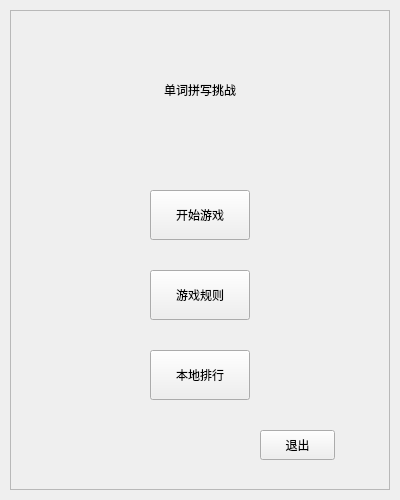
<?xml version="1.0" encoding="UTF-8"?>
<ui version="4.0">
 <class>game</class>
 <widget class="QWidget" name="game">
  <property name="geometry">
   <rect>
    <x>0</x>
    <y>0</y>
    <width>400</width>
    <height>500</height>
   </rect>
  </property>
  <property name="windowTitle">
   <string>Form</string>
  </property>
  <widget class="QStackedWidget" name="stackedWidget">
   <property name="geometry">
    <rect>
     <x>10</x>
     <y>10</y>
     <width>380</width>
     <height>480</height>
    </rect>
   </property>
   <property name="currentIndex">
    <number>0</number>
   </property>
   <widget class="QWidget" name="game_start_page">
    <widget class="AcrylicFrame" name="frame">
     <property name="geometry">
      <rect>
       <x>0</x>
       <y>0</y>
       <width>380</width>
       <height>480</height>
      </rect>
     </property>
     <property name="frameShape">
      <enum>QFrame::StyledPanel</enum>
     </property>
     <property name="frameShadow">
      <enum>QFrame::Raised</enum>
     </property>
     <widget class="QLabel" name="game_main_label">
      <property name="geometry">
       <rect>
        <x>60</x>
        <y>40</y>
        <width>260</width>
        <height>80</height>
       </rect>
      </property>
      <property name="text">
       <string>单词拼写挑战</string>
      </property>
      <property name="alignment">
       <set>Qt::AlignCenter</set>
      </property>
     </widget>
     <widget class="QPushButton" name="game_rule_btn">
      <property name="geometry">
       <rect>
        <x>140</x>
        <y>260</y>
        <width>100</width>
        <height>50</height>
       </rect>
      </property>
      <property name="text">
       <string>游戏规则</string>
      </property>
     </widget>
     <widget class="QPushButton" name="game_rank_btn">
      <property name="geometry">
       <rect>
        <x>140</x>
        <y>340</y>
        <width>100</width>
        <height>50</height>
       </rect>
      </property>
      <property name="text">
       <string>本地排行</string>
      </property>
     </widget>
     <widget class="QStackedWidget" name="stackedWidget_start">
      <property name="geometry">
       <rect>
        <x>90</x>
        <y>160</y>
        <width>200</width>
        <height>80</height>
       </rect>
      </property>
      <property name="currentIndex">
       <number>0</number>
      </property>
      <widget class="QWidget" name="page_5">
       <widget class="QPushButton" name="game_start_btn">
        <property name="geometry">
         <rect>
          <x>50</x>
          <y>20</y>
          <width>100</width>
          <height>50</height>
         </rect>
        </property>
        <property name="text">
         <string>开始游戏</string>
        </property>
       </widget>
      </widget>
      <widget class="QWidget" name="page_6">
       <widget class="QLineEdit" name="game_name_lineedit">
        <property name="geometry">
         <rect>
          <x>10</x>
          <y>10</y>
          <width>181</width>
          <height>61</height>
         </rect>
        </property>
        <property name="placeholderText">
         <string>敢问尊姓大名</string>
        </property>
       </widget>
      </widget>
     </widget>
     <widget class="QPushButton" name="game_exi_btn">
      <property name="geometry">
       <rect>
        <x>250</x>
        <y>420</y>
        <width>75</width>
        <height>30</height>
       </rect>
      </property>
      <property name="text">
       <string>退出</string>
      </property>
     </widget>
     <zorder>stackedWidget_start</zorder>
     <zorder>game_main_label</zorder>
     <zorder>game_rule_btn</zorder>
     <zorder>game_rank_btn</zorder>
     <zorder>game_exi_btn</zorder>
    </widget>
   </widget>
   <widget class="QWidget" name="game_rule_page">
    <widget class="AcrylicFrame" name="frame_2">
     <property name="geometry">
      <rect>
       <x>0</x>
       <y>0</y>
       <width>380</width>
       <height>480</height>
      </rect>
     </property>
     <property name="frameShape">
      <enum>QFrame::StyledPanel</enum>
     </property>
     <property name="frameShadow">
      <enum>QFrame::Raised</enum>
     </property>
     <widget class="QPushButton" name="game_rule_ret_btn">
      <property name="geometry">
       <rect>
        <x>210</x>
        <y>410</y>
        <width>100</width>
        <height>30</height>
       </rect>
      </property>
      <property name="text">
       <string>返回</string>
      </property>
     </widget>
     <widget class="QLabel" name="game_rule_label">
      <property name="geometry">
       <rect>
        <x>60</x>
        <y>40</y>
        <width>250</width>
        <height>320</height>
       </rect>
      </property>
      <property name="text">
       <string>游戏规则:
玩家需要在规定的时间内拼写出最多的单词,拼写出单词后积分会增加，单词越长加分越多。打错单词扣4分。中途退出不记录成绩。时间结束时的积分为最终成绩。排行榜只显示本地积分排行前五名的成绩和昵称。开始游戏时你可以输入你这次游戏的昵称。</string>
      </property>
      <property name="alignment">
       <set>Qt::AlignLeading|Qt::AlignLeft|Qt::AlignTop</set>
      </property>
      <property name="wordWrap">
       <bool>true</bool>
      </property>
     </widget>
    </widget>
   </widget>
   <widget class="QWidget" name="page">
    <widget class="AcrylicFrame" name="frame_4">
     <property name="geometry">
      <rect>
       <x>0</x>
       <y>0</y>
       <width>380</width>
       <height>480</height>
      </rect>
     </property>
     <property name="frameShape">
      <enum>QFrame::StyledPanel</enum>
     </property>
     <property name="frameShadow">
      <enum>QFrame::Raised</enum>
     </property>
     <widget class="QFrame" name="game_edit_frame">
      <property name="geometry">
       <rect>
        <x>50</x>
        <y>260</y>
        <width>270</width>
        <height>90</height>
       </rect>
      </property>
      <property name="font">
       <font>
        <pointsize>15</pointsize>
       </font>
      </property>
      <property name="frameShape">
       <enum>QFrame::StyledPanel</enum>
      </property>
      <property name="frameShadow">
       <enum>QFrame::Raised</enum>
      </property>
      <widget class="QLineEdit" name="game_line_edit">
       <property name="geometry">
        <rect>
         <x>10</x>
         <y>10</y>
         <width>250</width>
         <height>70</height>
        </rect>
       </property>
       <property name="font">
        <font>
         <pointsize>15</pointsize>
        </font>
       </property>
      </widget>
     </widget>
     <widget class="QLabel" name="game_timer_label">
      <property name="geometry">
       <rect>
        <x>310</x>
        <y>10</y>
        <width>50</width>
        <height>50</height>
       </rect>
      </property>
      <property name="text">
       <string>100s</string>
      </property>
      <property name="alignment">
       <set>Qt::AlignCenter</set>
      </property>
     </widget>
     <widget class="QPushButton" name="game_play_ret_btn">
      <property name="geometry">
       <rect>
        <x>210</x>
        <y>400</y>
        <width>75</width>
        <height>30</height>
       </rect>
      </property>
      <property name="text">
       <string>退出</string>
      </property>
     </widget>
     <widget class="QLabel" name="game_word_label">
      <property name="geometry">
       <rect>
        <x>80</x>
        <y>90</y>
        <width>210</width>
        <height>130</height>
       </rect>
      </property>
      <property name="font">
       <font>
        <pointsize>20</pointsize>
       </font>
      </property>
      <property name="text">
       <string>word</string>
      </property>
      <property name="alignment">
       <set>Qt::AlignCenter</set>
      </property>
     </widget>
     <widget class="QLabel" name="game_score_label">
      <property name="geometry">
       <rect>
        <x>20</x>
        <y>10</y>
        <width>151</width>
        <height>50</height>
       </rect>
      </property>
      <property name="text">
       <string>当前积分:</string>
      </property>
     </widget>
    </widget>
   </widget>
   <widget class="QWidget" name="page_2">
    <widget class="AcrylicFrame" name="frame_3">
     <property name="geometry">
      <rect>
       <x>0</x>
       <y>0</y>
       <width>380</width>
       <height>480</height>
      </rect>
     </property>
     <property name="frameShape">
      <enum>QFrame::StyledPanel</enum>
     </property>
     <property name="frameShadow">
      <enum>QFrame::Raised</enum>
     </property>
     <widget class="QPushButton" name="game_rank_ret_btn">
      <property name="geometry">
       <rect>
        <x>220</x>
        <y>410</y>
        <width>100</width>
        <height>30</height>
       </rect>
      </property>
      <property name="text">
       <string>返回</string>
      </property>
     </widget>
     <widget class="QLabel" name="game_rank_label">
      <property name="geometry">
       <rect>
        <x>100</x>
        <y>30</y>
        <width>180</width>
        <height>70</height>
       </rect>
      </property>
      <property name="text">
       <string>排行榜</string>
      </property>
      <property name="alignment">
       <set>Qt::AlignCenter</set>
      </property>
     </widget>
     <widget class="QScrollArea" name="game_rank_scrollArea">
      <property name="geometry">
       <rect>
        <x>40</x>
        <y>120</y>
        <width>311</width>
        <height>281</height>
       </rect>
      </property>
      <property name="verticalScrollBarPolicy">
       <enum>Qt::ScrollBarAlwaysOff</enum>
      </property>
      <property name="horizontalScrollBarPolicy">
       <enum>Qt::ScrollBarAlwaysOff</enum>
      </property>
      <property name="widgetResizable">
       <bool>true</bool>
      </property>
      <widget class="QWidget" name="game_rank_scrollArea_contents">
       <property name="geometry">
        <rect>
         <x>0</x>
         <y>0</y>
         <width>309</width>
         <height>279</height>
        </rect>
       </property>
      </widget>
     </widget>
    </widget>
   </widget>
  </widget>
 </widget>
 <customwidgets>
  <customwidget>
   <class>AcrylicFrame</class>
   <extends>QFrame</extends>
   <header location="global">acrylicframe.h</header>
   <container>1</container>
  </customwidget>
 </customwidgets>
 <resources/>
 <connections/>
</ui>
